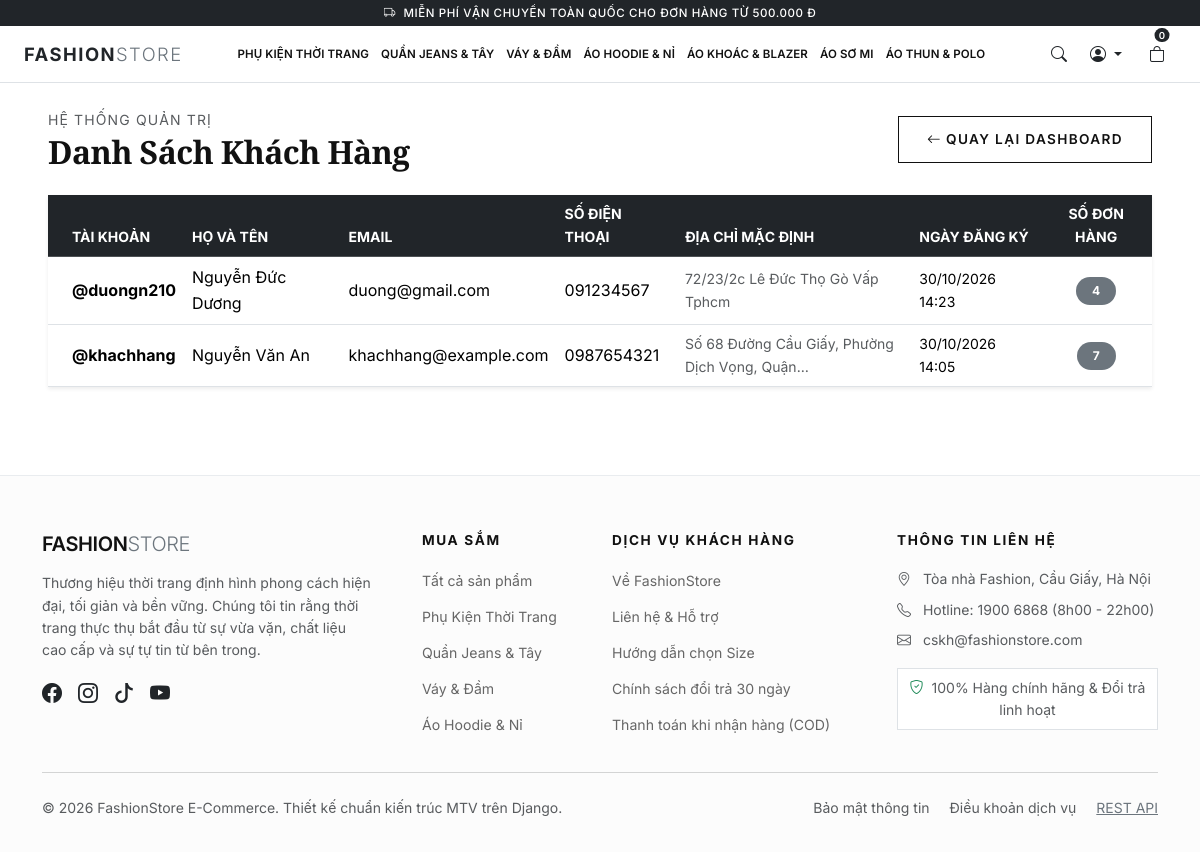
/accounts/management/customers/ (signed in), run on the app's committed database.
### products/models.py (models this page shows, shortened)
class Category(models.Model):
    name = models.CharField(max_length=100, unique=True, verbose_name='Tên danh mục')
    slug = models.SlugField(max_length=120, unique=True, blank=True, verbose_name='Đường dẫn slug')
    description = models.TextField(blank=True, verbose_name='Mô tả danh mục')
    image = models.ImageField(upload_to='categories/', blank=True, null=True, verbose_name='Ảnh danh mục')
    created_at = models.DateTimeField(auto_now_add=True, verbose_name='Ngày tạo')
    class Meta:
        verbose_name = 'Danh mục sản phẩm'
        verbose_name_plural = 'Danh mục sản phẩm'
        ordering = ['name']

### accounts/models.py (models this page shows, shortened)
class Profile(models.Model):
    user = models.OneToOneField(User, on_delete=models.CASCADE, related_name='profile', verbose_name='Tài khoản')
    phone_number = models.CharField(max_length=15, blank=True, verbose_name='Số điện thoại')
    address = models.TextField(blank=True, verbose_name='Địa chỉ nhận hàng')
    avatar = models.ImageField(upload_to='avatars/', blank=True, null=True, verbose_name='Ảnh đại diện')
    created_at = models.DateTimeField(auto_now_add=True, verbose_name='Ngày tạo')
    updated_at = models.DateTimeField(auto_now=True, verbose_name='Cập nhật lần cuối')
    class Meta:
        verbose_name = 'Hồ sơ người dùng'
        verbose_name_plural = 'Hồ sơ người dùng'

### accounts/views.py (the view)
# urls.py: path('management/customers/', views.admin_customer_list, name='admin_customer_list'),
@login_required
@user_passes_test(is_admin_user)
def admin_customer_list(request):
    customers = User.objects.filter(is_staff=False).select_related('profile').order_by('-date_joined')
    return render(request, 'accounts/admin_customers.html', {
        'customers': customers
    })

### templates/accounts/admin_customers.html (shortened to what this page needs)
{% extends 'base.html' %}
{% load static %}
{% block content %}
<div class="container-fluid px-lg-5 py-4">
    <div class="d-flex justify-content-between align-items-center mb-4">
        <div>
            <span class="text-uppercase small text-muted letter-spacing-1">Hệ thống quản trị</span>
            <h2 class="fw-bold mb-0 serif-font">Danh Sách Khách Hàng</h2>
        </div>
        <a href="{% url 'core:admin_dashboard' %}" class="btn btn-fashion-outline btn-sm">
            <i class="bi bi-arrow-left me-1"></i> Quay lại Dashboard
        </a>
    </div>
    <div class="card border-0 shadow-sm rounded-0">
        <div class="table-responsive">
            <table class="table table-hover align-middle mb-0">
                <thead class="table-dark small text-uppercase">
                    <tr>
                        <th class="ps-4">Tài khoản</th>
                        <th>Họ và tên</th>
                        <th>Email</th>
                        <th>Số điện thoại</th>
                        <th>Địa chỉ mặc định</th>
                        <th>Ngày đăng ký</th>
                        <th class="text-center">Số đơn hàng</th>
                    </tr>
                </thead>
                <tbody>
                    {% for customer in customers %}
                    <tr>
                        <td class="ps-4 fw-bold">@{{ customer.username }}</td>
                        <td>{{ customer.get_full_name|default:"(Chưa cập nhật)" }}</td>
                        <td>{{ customer.email }}</td>
                        <td>{{ customer.profile.phone_number|default:"--" }}</td>
                        <td class="small text-muted" style="max-width: 250px;">{{ customer.profile.address|default:"--"|truncatechars:45 }}</td>
                        <td class="small">{{ customer.date_joined|date:"d/m/Y H:i" }}</td>
                        <td class="text-center">
                            <span class="badge bg-secondary rounded-pill px-3 py-2">{{ customer.orders.count }}</span>
                        </td>
                    </tr>
                    {% empty %}
                    <tr>
                        <td colspan="7" class="text-center py-4 text-muted">Chưa có khách hàng nào đăng ký tài khoản.</td>
                    </tr>
                    {% endfor %}
                </tbody>
            </table>
        </div>
    </div>
</div>
{% endblock %}

### templates/includes/navbar.html (shortened to what this page needs)
{% load static %}
<header class="yame-header sticky-top" id="mainHeader">
    <div class="yame-header-main bg-white border-bottom position-relative">
        <div class="container-fluid px-2 px-sm-3 px-xl-4">
            <div class="d-flex align-items-center justify-content-between" style="min-height: 56px;">
                <div class="d-flex align-items-center flex-shrink-0 me-2">
                    <a class="yame-brand-logo text-dark text-decoration-none" href="{% url 'core:home' %}">
                        <span class="fw-bold text-uppercase">FASHION</span><span class="fw-light text-secondary">STORE</span>
                    </a>
                </div>
                <nav class="yame-nav-bar d-none d-lg-block mx-1 mx-xl-3 flex-grow-1 overflow-hidden" style="min-width: 0;">
                    <ul class="yame-nav-list d-flex justify-content-center align-items-center list-unstyled mb-0 flex-nowrap" style="scrollbar-width: none;">
                        {% for cat in nav_categories %}
                        <li class="yame-nav-item yame-nav-item--has-mega">
                            <a class="yame-nav-link" href="{% url 'products:category_products' cat.slug %}">
                                {{ cat.name }}
                            </a>
                        </li>
                        {% endfor %}
                    </ul>
                </nav>
                <div class="header-right-actions d-flex align-items-center gap-1 gap-sm-2 flex-shrink-0 ms-auto ps-2" style="z-index: 1050; min-width: fit-content;">
                    <button class="btn yame-header-icon-btn text-dark border-0 bg-transparent text-decoration-none" id="searchToggleBtn" type="button" aria-label="Tìm kiếm sản phẩm" title="Tìm kiếm">
                        <i class="bi bi-search fs-6"></i>
                    </button>
                    {% if user.is_authenticated %}
                    <div class="dropdown">
                        <button class="btn yame-header-btn dropdown-toggle d-flex align-items-center gap-1 p-1 text-dark border-0 bg-transparent" type="button" data-bs-toggle="dropdown" aria-expanded="false" title="Tài khoản">
                            <i class="bi bi-person-circle fs-6"></i>
                        </button>
                    </div>
                    {% endif %}
                    {% if user.is_authenticated %}
                    <a href="{% url 'cart:detail' %}" class="btn yame-cart-btn text-dark position-relative p-1 text-decoration-none ms-1" title="Giỏ hàng">
                        <i class="bi bi-bag fs-6"></i>
                        <span class="yame-cart-badge position-absolute translate-middle badge rounded-pill bg-dark text-white">
                            {{ nav_cart_count|default:0 }}
                        </span>
                    </a>
                    {% endif %}
                </div>
            </div>
        </div>
    </div>
</header>

### templates/includes/footer.html
{% load static %}
<footer class="fashion-footer">
    <div class="container">
        <div class="row g-4">
            <div class="col-lg-4 col-md-6">
                <h5 class="brand-logo mb-3">FASHION<span class="text-secondary fw-light">STORE</span></h5>
                <p class="text-muted small pe-lg-4">
                    Thương hiệu thời trang định hình phong cách hiện đại, tối giản và bền vững. Chúng tôi tin rằng thời trang thực thụ bắt đầu từ sự vừa vặn, chất liệu cao cấp và sự tự tin từ bên trong.
                </p>
                <div class="d-flex gap-3 text-secondary fs-5 mt-3">
                    <a href="#" class="text-dark"><i class="bi bi-facebook"></i></a>
                    <a href="#" class="text-dark"><i class="bi bi-instagram"></i></a>
                    <a href="#" class="text-dark"><i class="bi bi-tiktok"></i></a>
                    <a href="#" class="text-dark"><i class="bi bi-youtube"></i></a>
                </div>
            </div>
            <div class="col-lg-2 col-md-6 col-6">
                <h6 class="footer-heading">Mua sắm</h6>
                <ul class="footer-link-list">
                    <li><a href="{% url 'products:product_list' %}">Tất cả sản phẩm</a></li>
                    {% for cat in nav_categories|slice:":4" %}
                    <li><a href="{% url 'products:category_products' cat.slug %}">{{ cat.name }}</a></li>
                    {% endfor %}
                </ul>
            </div>
            <div class="col-lg-3 col-md-6 col-6">
                <h6 class="footer-heading">Dịch vụ khách hàng</h6>
                <ul class="footer-link-list">
                    <li><a href="{% url 'core:about' %}">Về FashionStore</a></li>
                    <li><a href="{% url 'core:contact' %}">Liên hệ & Hỗ trợ</a></li>
                    <li><a href="#">Hướng dẫn chọn Size</a></li>
                    <li><a href="#">Chính sách đổi trả 30 ngày</a></li>
                    <li><a href="#">Thanh toán khi nhận hàng (COD)</a></li>
                </ul>
            </div>
            <div class="col-lg-3 col-md-6">
                <h6 class="footer-heading">Thông tin liên hệ</h6>
                <p class="text-muted small mb-2"><i class="bi bi-geo-alt me-2"></i> Tòa nhà Fashion, Cầu Giấy, Hà Nội</p>
                <p class="text-muted small mb-2"><i class="bi bi-telephone me-2"></i> Hotline: 1900 6868 (8h00 - 22h00)</p>
                <p class="text-muted small mb-3"><i class="bi bi-envelope me-2"></i> cskh@fashionstore.com</p>
                <div class="p-2 border bg-white small text-center text-muted">
                    <i class="bi bi-shield-check text-success me-1"></i> 100% Hàng chính hãng & Đổi trả linh hoạt
                </div>
            </div>
        </div>
        <hr class="my-4 text-muted">
        <div class="row align-items-center small text-muted">
            <div class="col-md-6 text-center text-md-start">
                &copy; 2026 FashionStore E-Commerce. Thiết kế chuẩn kiến trúc MTV trên Django.
            </div>
            <div class="col-md-6 text-center text-md-end mt-2 mt-md-0">
                <span class="me-3">Bảo mật thông tin</span>
                <span class="me-3">Điều khoản dịch vụ</span>
                <a href="/api/products/" target="_blank" class="text-decoration-underline text-secondary">REST API</a>
            </div>
        </div>
    </div>
</footer>

### data on the page
Category: name "PHỤ KIỆN THỜI TRANG", name "Phụ Kiện Thời Trang"
Category: name "QUẦN JEANS & TÂY", name "Quần Jeans & Tây"
Category: name "VÁY & ĐẦM", name "Váy & Đầm"
Category: name "ÁO HOODIE & NỈ", name "Áo Hoodie & Nỉ"
Category: name "ÁO KHOÁC & BLAZER"
Category: name "ÁO SƠ MI"
Category: name "ÁO THUN & POLO"

### other printed values
{{ nav_cart_count|default:0 }} "0"
{{ customer.username }} "duongn210"
{{ customer.get_full_name|default:"(Chưa cập nhật)" }} "Nguyễn Đức Dương"
{{ customer.email }} "duong@gmail.com"
{{ customer.profile.phone_number|default:"--" }} "091234567"
{{ customer.profile.address|default:"--"|truncatechars:45 }} "72/23/2c Lê Đức Thọ Gò Vấp Tphcm"
{{ customer.date_joined|date:"d/m/Y H:i" }} "30/10/2026 14:23"
{{ customer.orders.count }} "4"
{{ customer.username }} "khachhang"
{{ customer.get_full_name|default:"(Chưa cập nhật)" }} "Nguyễn Văn An"
{{ customer.email }} "khachhang@example.com"
{{ customer.profile.phone_number|default:"--" }} "0987654321"
{{ customer.profile.address|default:"--"|truncatechars:45 }} "Số 68 Đường Cầu Giấy, Phường Dịch Vọng, Quận…"
{{ customer.date_joined|date:"d/m/Y H:i" }} "30/10/2026 14:05"
{{ customer.orders.count }} "7"
